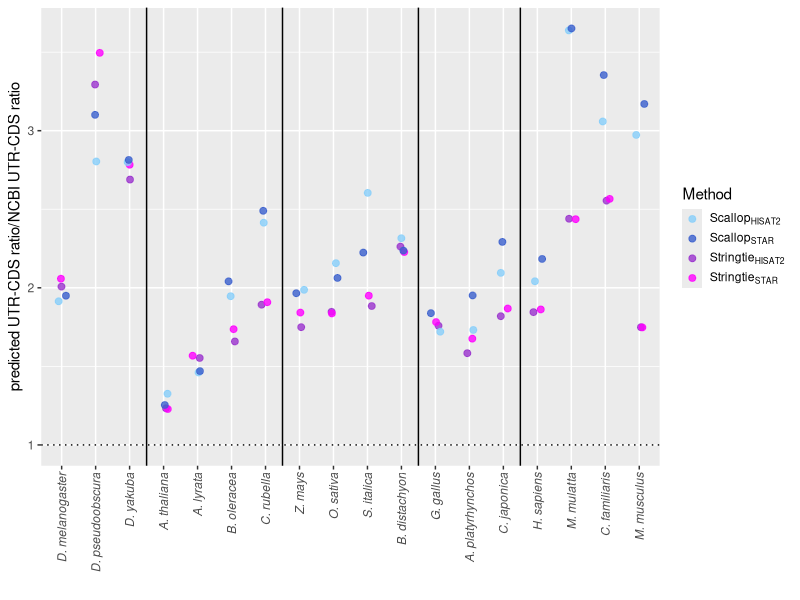
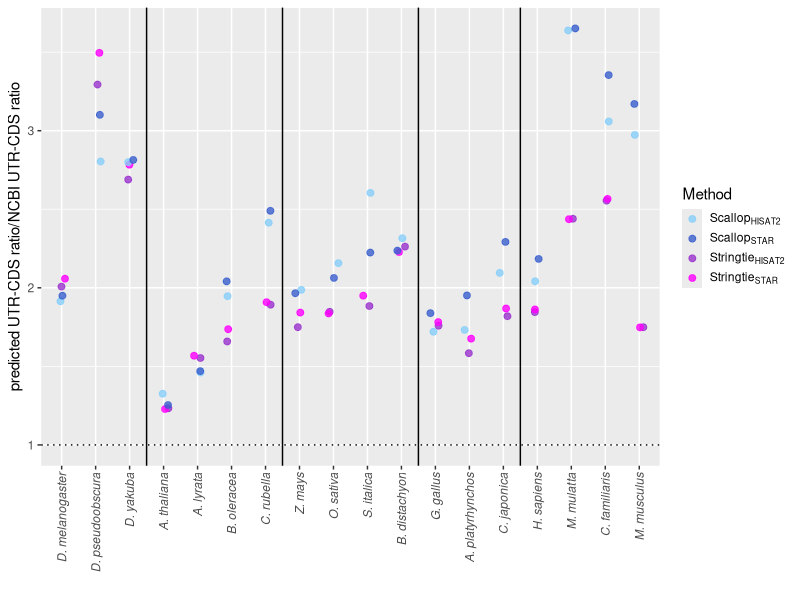

These figures' R source, in order:
## ---- chunk 1
currentdir=getwd()
setwd(currentdir)
library(tidyverse)
## ---- chunk 2
annotations <-read_csv("../../data/Table_S3.csv")
annotations <- annotations %>% filter(!method %in% c("BrkProt-unfilt","BrkProt-fullsupport","BrkRNA-unfilt",
                                                     "BrkRNA-fullsupport","CGPdenovo","TSEBRA","MakerNoRnaNoEvm",
                                                     "MakerRnaEvm","MakerNoRnaEvm")) 

annotations <- annotations %>% filter(group!="heliconines") %>% filter(method %in% c("ScalHisat","ScalStar","StrHisat","StrStar"))
pred_utrs <- annotations %>% select(species,group,method,PredUtrCdsRatio,NumberCdsWithAnnotatedUtrs,NumberTscriptUtrBlastxHitToSpecies)
genomeQC <-read_csv("../../data/GenomeQcMetrics_2024.11.25.csv") %>% dplyr::rename(species=Species)
genomeQC <- genomeQC %>% mutate(species = str_replace(species, "dmelanogaster", "D. melanogaster")) %>%
              mutate(species = str_replace(species, "dpseudoobscura", "D. pseudoobscura")) %>%  
              mutate(species = str_replace(species, "dyakuba", "D. yakuba")) %>%
              mutate(species = str_replace(species, "alyrata", "A. lyrata")) %>%
              mutate(species = str_replace(species, "athaliana", "A. thaliana")) %>%
              mutate(species = str_replace(species, "boleracea", "B. oleracea")) %>%
              mutate(species = str_replace(species, "crubella", "C. rubella")) %>%
              mutate(species = str_replace(species, "osativa", "O. sativa")) %>%
              mutate(species = str_replace(species, "sitalica", "S. italica")) %>%
              mutate(species = str_replace(species, "bdistachyon", "B. distachyon")) %>%
              mutate(species = str_replace(species, "zmays", "Z. mays")) %>%
              mutate(species = str_replace(species, "bmori", "B. mori")) %>%
              mutate(species = str_replace(species, "herato", "H. erato")) %>%
              mutate(species = str_replace(species, "dplexippus", "D. plexippus")) %>%
              mutate(species = str_replace(species, "human", "H. sapiens")) %>%
              mutate(species = str_replace(species, "macaque", "M. mulatta")) %>%
              mutate(species = str_replace(species, "dog", "C. familiaris")) %>%
              mutate(species = str_replace(species, "mouse", "M. musculus")) %>%
              mutate(species = str_replace(species, "chicken", "G. gallus")) %>%
              mutate(species = str_replace(species, "quail", "C. japonica")) %>%
              mutate(species = str_replace(species, "mallard", "A. platyrhynchos"))
genome_utr <- genomeQC %>% select(species,RefMedianUtrCdsRatio)

data <-left_join(pred_utrs,genome_utr,by = join_by(species))

data <- data %>% mutate_at(vars(species),factor,levels=c("D. melanogaster","D. pseudoobscura",
              "D. yakuba", "A. thaliana", "A. lyrata","B. oleracea","C. rubella","Z. mays","O. sativa","S. italica",
               "B. distachyon", "G. gallus","A. platyrhynchos","C. japonica","H. sapiens","M. mulatta","C. familiaris","M. musculus","B. mori","H. erato","D. plexippus"))

## ---- chunk 3
method_labels <- c(expression(Scallop[HISAT2]),expression(Scallop[STAR]),
    expression(Stringtie[HISAT2]),expression(Stringtie[STAR]))
    
pred_vs_ref_utrcds_plot<- data %>% ggplot() + 
      geom_point(mapping=aes(x=species,y=PredUtrCdsRatio/RefMedianUtrCdsRatio,color=method),position = position_jitter(w = 0.15,h = 0),alpha=0.8,size=2) +
      geom_hline(yintercept=1,linetype="dotted") +
      theme(axis.text.x = element_text(angle = 90, vjust = 0.5, hjust=1,face="italic")) +
      guides(color = guide_legend(title = "Method")) +
      ylab("predicted UTR-CDS ratio/NCBI UTR-CDS ratio") +
      xlab("") +
      scale_color_manual(labels=method_labels,values=c("lightskyblue", "royalblue3","darkorchid3", "magenta")) +
      theme(legend.text.align = 0,legend.spacing.y = unit(0.15, "cm"),legend.key.size= unit(0.5, "cm"))  +
      geom_vline(xintercept=3.5,linetype="solid") +
      geom_vline(xintercept=7.5,linetype="solid")+
      geom_vline(xintercept=11.5,linetype="solid") +
      geom_vline(xintercept=14.5,linetype="solid") 

print(pred_vs_ref_utrcds_plot)
ggsave(file="Figure_S11.pdf",width=6,height=5)
